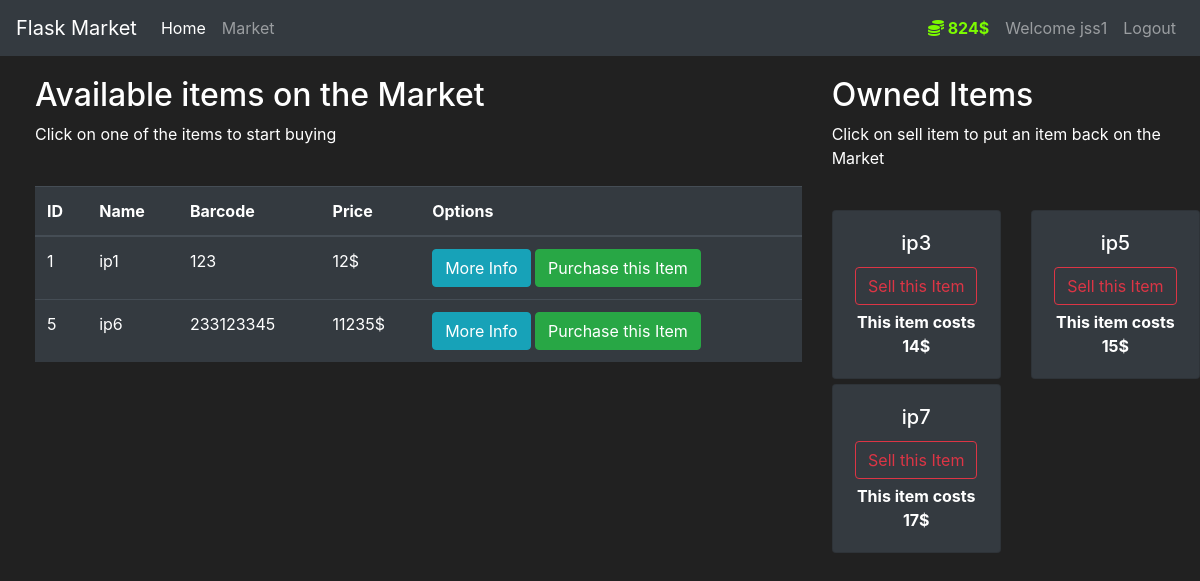
/market (signed in), run on the app's committed database.
### firstflask/models/model.py (models this page shows, shortened)
class User(db.Model, UserMixin):
    id = db.Column(db.Integer, primary_key=True)
    username = db.Column(db.String(length=30), unique=True, nullable=False)
    email_address = db.Column(db.String(length=100),
                              unique=True, nullable=False)
    password_hash = db.Column(db.String(length=60), nullable=False)
    budget = db.Column(db.Integer, nullable=False, default=1000)
    items = db.relationship('shopping_item', backref='owned_user', lazy=True)
    @property
    def password(self):
        return self.password
    @property
    def prettier_budget(self):
        if len(str(self.budget)) >= 4:
            return f"{str(self.budget)[:-3]},{str(self.budget)[-3:]}$"
        else:
            return f"{self.budget}$"

class shopping_item(db.Model):
    id = db.Column(db.Integer, primary_key=True)
    name = db.Column(db.String(length=30), nullable=False, unique=True)
    price = db.Column(db.Integer(), nullable=False)
    barcode = db.Column(db.String(length=12), nullable=False, unique=True)
    description = db.Column(db.String(length=3000),
                            nullable=False, unique=True)
    owner = db.Column(db.Integer(), db.ForeignKey("user.id"))

### firstflask/views/view.py (the view, shortened to what this page needs)
@app.route('/market', methods=['GET', 'POST'])
@login_required
def market_page():
    pForm = PurchaseItemForm()
    sForm = SellItemForm()
    if request.method == "GET":
        items = shopping_item.query.filter_by(owner=None)
        owned = shopping_item.query.filter_by(owner=current_user.id)
        return render_template('market.html', items=items, owned=owned, purchase_form=pForm, sell_form=sForm)

### firstflask/models/model.py (called while the page is built)
@login_manager.user_loader
def load_user(user_id):
    return User.query.get(int(user_id))

### firstflask/templates/market.html (shortened to what this page needs)
{% extends 'layout.html' %}
{% block content %}
<div class="row" style="margin-top:20px; margin-left:20px">
    <div class="col-8">
        <h2>Available items on the Market</h2>
        <p>Click on one of the items to start buying</p>
        <br>
        <table class="table table-hover table-dark">
            <thead>
                <tr>
                    <th scope="col">ID</th>
                    <th scope="col">Name</th>
                    <th scope="col">Barcode</th>
                    <th scope="col">Price</th>
                    <th scope="col">Options</th>
                </tr>
            </thead>
            <tbody>
                {% for item in items %}
                <tr>
                    <td>{{ item.id }}</td>
                    <td>{{ item.name }}</td>
                    <td>{{ item.barcode }}</td>
                    <td>{{ item.price }}$</td>
                    <td>
                        <button class="btn btn-outline btn-info" data-toggle="modal"
                            data-target="#Modal-MoreInfo-{{ item.id }}">More Info</button>
                        <button class="btn btn-outline btn-success" data-toggle="modal"
                            data-target="#Modal-PurchaseConfirm-{{ item.id }}">Purchase this Item</button>
                    </td>
                </tr>
                {% endfor %}
            </tbody>
        </table>
    </div>
    <div class="col-4">
        <h2>Owned Items</h2>
        <p>Click on sell item to put an item back on the Market</p>
        <br>
        <div class="row">
            {%for oitem in owned %}
            <div class="col-md-6">
                <div style="margin-bottom: 5px" class="card text-center bg-dark">
                    <div class="card-body">
                        <h5 class="card-title">{{ oitem.name }}</h5>
                        <button type="button" class="btn btn-outline-danger" style="margin-bottom: 5px"
                            data-toggle="modal" data-target="#Modal-SellingConfirm-{{ oitem.id }}">
                            Sell this Item
                        </button>
                        <p class="card-text"><strong>
                                This item costs {{ oitem.price }}$
                            </strong></p>
                    </div>
                </div>
            </div>
            {%endfor %}
        </div>
    </div>
</div>
{% endblock %}

### firstflask/templates/layout.html (shortened to what this page needs)
<!doctype html>
<html lang="en">
<head>
    <link rel="stylesheet" href="https://cdn.jsdelivr.net/npm/bootstrap@4.5.3/dist/css/bootstrap.min.css"
>
    <link rel="stylesheet" href="https://use.fontawesome.com/releases/v5.0.8/css/all.css"
>
    <link src="http://maxcdn.bootstrapcdn.com/font-awesome/4.1.0/css/font-awesome.min.css" rel="stylesheet">
    <link rel="stylesheet" href="https://cdnjs.cloudflare.com/ajax/libs/font-awesome/5.12.1/js/all.min.js"
>
    <link rel="stylesheet" href="https://cdnjs.cloudflare.com/ajax/libs/font-awesome/5.12.1/css/all.min.css">
</head>
<body>
    <nav class="navbar navbar-expand-md navbar-dark bg-dark">
        <a class="navbar-brand" href="#">Flask Market</a>
        <div class="collapse navbar-collapse" id="navbarNav">
            <ul class="navbar-nav mr-auto">
                <li class="nav-item active">
                    <a class="nav-link" href="{{ url_for('home_page') }}">Home </a>
                </li>
                <li class="nav-item">
                    <a class="nav-link" href="{{ url_for('market_page') }}">Market</a>
                </li>
            </ul>
            {% if current_user.is_authenticated %}
            <ul class="navbar-nav">
                <li class="nav-item">
                    <a class="nav-link" style="color:lawngreen;font-weight:bold">
                        <i class="fas fa-coins"></i>
                        {{current_user.prettier_budget}}
                    </a>
                </li>
                <li class="nav-item">
                    <a class="nav-link">Welcome {{current_user.username}}</a>
                </li>
                <li class="nav-item">
                    <a class="nav-link" href="{{url_for('logout_page')}}">Logout</a>
                </li>
            </ul>
            {% endif %}
        </div>
    </nav>
    {% block content %}
    {% endblock %}
</body>
</html>

### firstflask/templates/layout.html (style rules this page uses)
body { background-color: #212121; color: white }

### data on the page
User: prettier_budget "824$", username "jss1"
shopping_item: id "1", name "ip1", barcode "123", price "12"
shopping_item: id "5", name "ip6", barcode "233123345", price "11235"
shopping_item: name "ip3", price "14"
shopping_item: name "ip5", price "15"
shopping_item: name "ip7", price "17"
